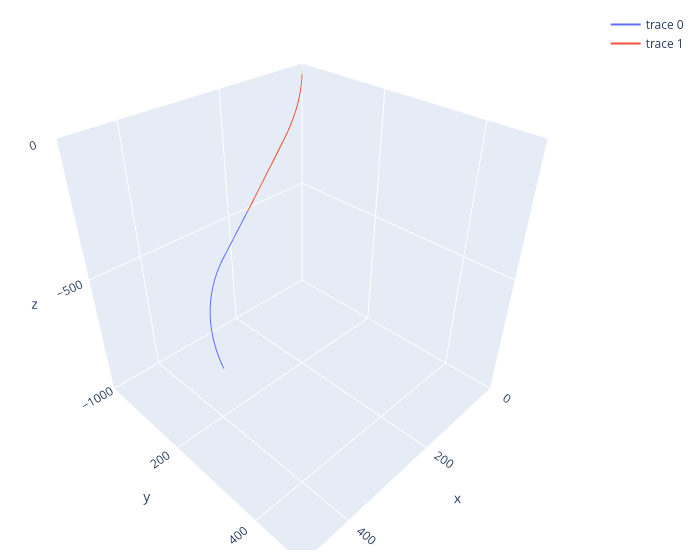

Notebook code for this chart:
### Code cell
import plotly.express as px
import plotly.graph_objects as go
# TrajectoryDF = TrajectoryDF_Plan
fig = go.Figure(data=[
    go.Scatter3d(x=TrajectoryDF_Actual['NORTHING (m)'], y=TrajectoryDF_Actual['EASTING (m)'], z=TrajectoryDF_Actual['TVDSS (m)'],
                                   mode='lines'),
    go.Scatter3d(x=TrajectoryDF_Plan['NORTHING (m)'], y=TrajectoryDF_Plan['EASTING (m)'], z=TrajectoryDF_Plan['TVDSS (m)'],
                                   mode='lines'),
                                   ]
                                   )
fig.update_layout(
    scene = dict(
        xaxis = dict(nticks=4, range=[0,500],),
        yaxis = dict(nticks=4, range=[0,500],),
        zaxis = dict(nticks=4, range=[-1000,0],),),
    width=700,
    margin=dict(r=20, l=10, b=10, t=10))


    
fig.show()

# tight layout
# fig.update_layout(margin=dict(l=0, r=0, b=0, t=0))
